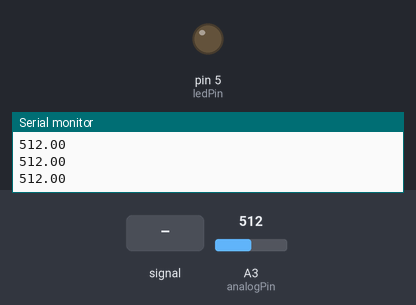
Bench run of a sketch on a simulated Arduino Uno, built with avr-gcc and run on an emulated ATmega328P. On the bench: output pins drawn as LEDs (lit = HIGH), the last lines printed to the serial monitor. Inputs (shaded band) come from the test bench; at power-on: A3 (analogPin) = 512.

Above: at 1.2 s.
1.3 s: A3 (analogPin) set to 90
At 4.03 s:
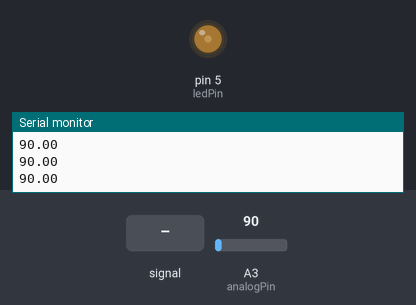
4.3 s: A3 (analogPin) fed a 200 Hz sine of ±81 counts around its level
6.1 s: A3 (analogPin) set to 110
At 9.1 s:
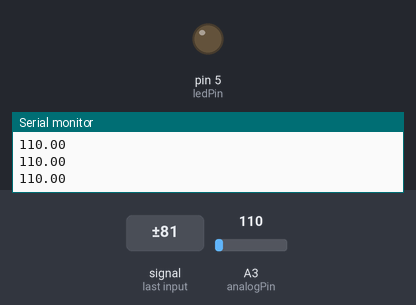
Timing chart, 0 to 10.6 s (numbered marks = the images above; inputs shaded):
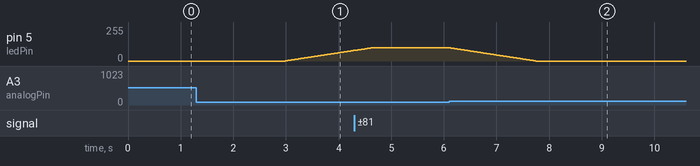

The sketch:

lazo_pid.ino
```cpp
int analogPin = 3;     // Entrada analogica del fotodetector
int ledPin = 5;        // Salida del PWM al LED
int steps = 100;
int input = 0;
int count = 0;      //
float mean = 0;
float old_error = 0;
float old_old_error = 0;
int setPoint = 100;
int intensidadSalida = 0; // El PWM recibe enteros entre 0 y 255
float kp = 0.001;
float ki = 0.1;
float kd = 1000;
float error = 0;
float error_integrado = 0;
float error_derivado = 0;

void setup()
{
  Serial.begin(9600); //  setup serial
}

void loop()
{
  input = analogRead(analogPin);    // read the input pin
  mean = mean + (float)input/ (float)steps;
  count = count + 1;
  if (count == steps)
  {
    error = setPoint - mean;
    error_integrado = error_integrado + error;
    error_derivado = error - old_old_error;
    if (error_integrado>1000){
      error_integrado = 1000;
      }
    if (error_integrado<-1000){
      error_integrado = -1000;
      }
    error_derivado = 0;
    intensidadSalida = myPID(error,error_integrado,error_derivado,kp,ki,kd);
    Serial.println(mean);  // Salida serie que vemos en el serial plotter
    analogWrite(ledPin,intensidadSalida); // Escribo con el PWM
    old_old_error = old_error;
    old_error = error;
    mean = (float)0;
    count = 0;
  }
}

int myPID(float error, float error_integrado, float error_derivado, float kp, float ki, float kd){
  float result;
  result = kp*error + ki*error_integrado + kd*error_derivado;
  if (result>254){
    result = 255;
  }
  if (result<0){
    result = 0;
  }
  return (int)result;
}
```

Measured:
- after the input at 1.3 s, pin 5 (ledPin): moves from 0/255 to 80/255 over 1.3 s, starting after 1.7 s
- after the input at 6.1 s, pin 5 (ledPin): moves from 100/255 to 0/255 over 1.6 s, starting at once
